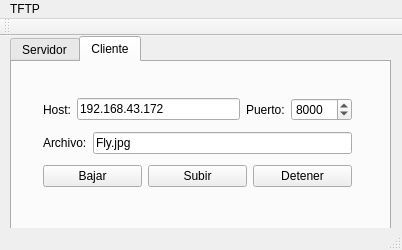
<?xml version="1.0" encoding="UTF-8"?>
<ui version="4.0">
 <class>TFTPApp</class>
 <widget class="QMainWindow" name="TFTPApp">
  <property name="geometry">
   <rect>
    <x>0</x>
    <y>0</y>
    <width>402</width>
    <height>250</height>
   </rect>
  </property>
  <property name="windowTitle">
   <string>TFTPApp</string>
  </property>
  <widget class="QWidget" name="centralWidget">
   <widget class="QTabWidget" name="tabWidget">
    <property name="geometry">
     <rect>
      <x>10</x>
      <y>0</y>
      <width>381</width>
      <height>201</height>
     </rect>
    </property>
    <property name="currentIndex">
     <number>1</number>
    </property>
    <widget class="QWidget" name="tab">
     <attribute name="title">
      <string>Servidor</string>
     </attribute>
     <widget class="QPushButton" name="pbStartStopServer">
      <property name="geometry">
       <rect>
        <x>280</x>
        <y>10</y>
        <width>85</width>
        <height>23</height>
       </rect>
      </property>
      <property name="text">
       <string>Iniciar</string>
      </property>
     </widget>
     <widget class="QTextEdit" name="textEdit">
      <property name="geometry">
       <rect>
        <x>20</x>
        <y>60</y>
        <width>341</width>
        <height>101</height>
       </rect>
      </property>
     </widget>
     <widget class="QLabel" name="label_3">
      <property name="geometry">
       <rect>
        <x>180</x>
        <y>40</y>
        <width>31</width>
        <height>16</height>
       </rect>
      </property>
      <property name="text">
       <string>Log</string>
      </property>
      <property name="textFormat">
       <enum>Qt::AutoText</enum>
      </property>
     </widget>
     <widget class="QWidget" name="layoutWidget">
      <property name="geometry">
       <rect>
        <x>20</x>
        <y>10</y>
        <width>239</width>
        <height>29</height>
       </rect>
      </property>
      <layout class="QHBoxLayout" name="horizontalLayout">
       <item>
        <widget class="QLabel" name="label">
         <property name="text">
          <string>IP:</string>
         </property>
        </widget>
       </item>
       <item>
        <widget class="QLineEdit" name="leServerIP">
         <property name="text">
          <string>0.0.0.0</string>
         </property>
         <property name="maxLength">
          <number>15</number>
         </property>
         <property name="alignment">
          <set>Qt::AlignCenter</set>
         </property>
        </widget>
       </item>
       <item>
        <widget class="QLabel" name="label_2">
         <property name="text">
          <string>port:</string>
         </property>
        </widget>
       </item>
       <item>
        <widget class="QSpinBox" name="spServerPort">
         <property name="alignment">
          <set>Qt::AlignCenter</set>
         </property>
         <property name="maximum">
          <number>65535</number>
         </property>
         <property name="value">
          <number>69</number>
         </property>
        </widget>
       </item>
      </layout>
     </widget>
    </widget>
    <widget class="QWidget" name="tab_2">
     <attribute name="title">
      <string>Cliente</string>
     </attribute>
     <widget class="QWidget" name="layoutWidget">
      <property name="geometry">
       <rect>
        <x>20</x>
        <y>20</y>
        <width>331</width>
        <height>121</height>
       </rect>
      </property>
      <layout class="QVBoxLayout" name="verticalLayout">
       <item>
        <layout class="QHBoxLayout" name="horizontalLayout_6">
         <item>
          <layout class="QHBoxLayout" name="horizontalLayout_2">
           <item>
            <widget class="QLabel" name="label_4">
             <property name="text">
              <string>Host:</string>
             </property>
            </widget>
           </item>
           <item>
            <widget class="QLineEdit" name="leIPHost">
             <property name="text">
              <string>192.168.43.172</string>
             </property>
            </widget>
           </item>
          </layout>
         </item>
         <item>
          <layout class="QHBoxLayout" name="horizontalLayout_3">
           <item>
            <widget class="QLabel" name="label_5">
             <property name="text">
              <string>Puerto:</string>
             </property>
            </widget>
           </item>
           <item>
            <widget class="QSpinBox" name="spPort">
             <property name="maximum">
              <number>65535</number>
             </property>
             <property name="value">
              <number>8000</number>
             </property>
            </widget>
           </item>
          </layout>
         </item>
        </layout>
       </item>
       <item>
        <layout class="QHBoxLayout" name="horizontalLayout_4">
         <item>
          <widget class="QLabel" name="label_6">
           <property name="text">
            <string>Archivo:</string>
           </property>
          </widget>
         </item>
         <item>
          <widget class="QLineEdit" name="leFileName">
           <property name="text">
            <string>Fly.jpg</string>
           </property>
          </widget>
         </item>
        </layout>
       </item>
       <item>
        <layout class="QHBoxLayout" name="horizontalLayout_5">
         <item>
          <widget class="QPushButton" name="pbGet">
           <property name="text">
            <string>Bajar</string>
           </property>
          </widget>
         </item>
         <item>
          <widget class="QPushButton" name="pbPut">
           <property name="text">
            <string>Subir</string>
           </property>
          </widget>
         </item>
         <item>
          <widget class="QPushButton" name="pbStopClient">
           <property name="enabled">
            <bool>true</bool>
           </property>
           <property name="text">
            <string>Detener</string>
           </property>
          </widget>
         </item>
        </layout>
       </item>
      </layout>
     </widget>
    </widget>
   </widget>
  </widget>
  <widget class="QMenuBar" name="menuBar">
   <property name="geometry">
    <rect>
     <x>0</x>
     <y>0</y>
     <width>402</width>
     <height>22</height>
    </rect>
   </property>
   <widget class="QMenu" name="menuTFTP">
    <property name="title">
     <string>TFTP</string>
    </property>
    <addaction name="actionSalir"/>
   </widget>
   <addaction name="menuTFTP"/>
  </widget>
  <widget class="QToolBar" name="mainToolBar">
   <attribute name="toolBarArea">
    <enum>TopToolBarArea</enum>
   </attribute>
   <attribute name="toolBarBreak">
    <bool>false</bool>
   </attribute>
  </widget>
  <widget class="QStatusBar" name="statusBar"/>
  <action name="actionSalir">
   <property name="text">
    <string>Salir</string>
   </property>
  </action>
 </widget>
 <layoutdefault spacing="6" margin="11"/>
 <resources/>
 <connections/>
</ui>
